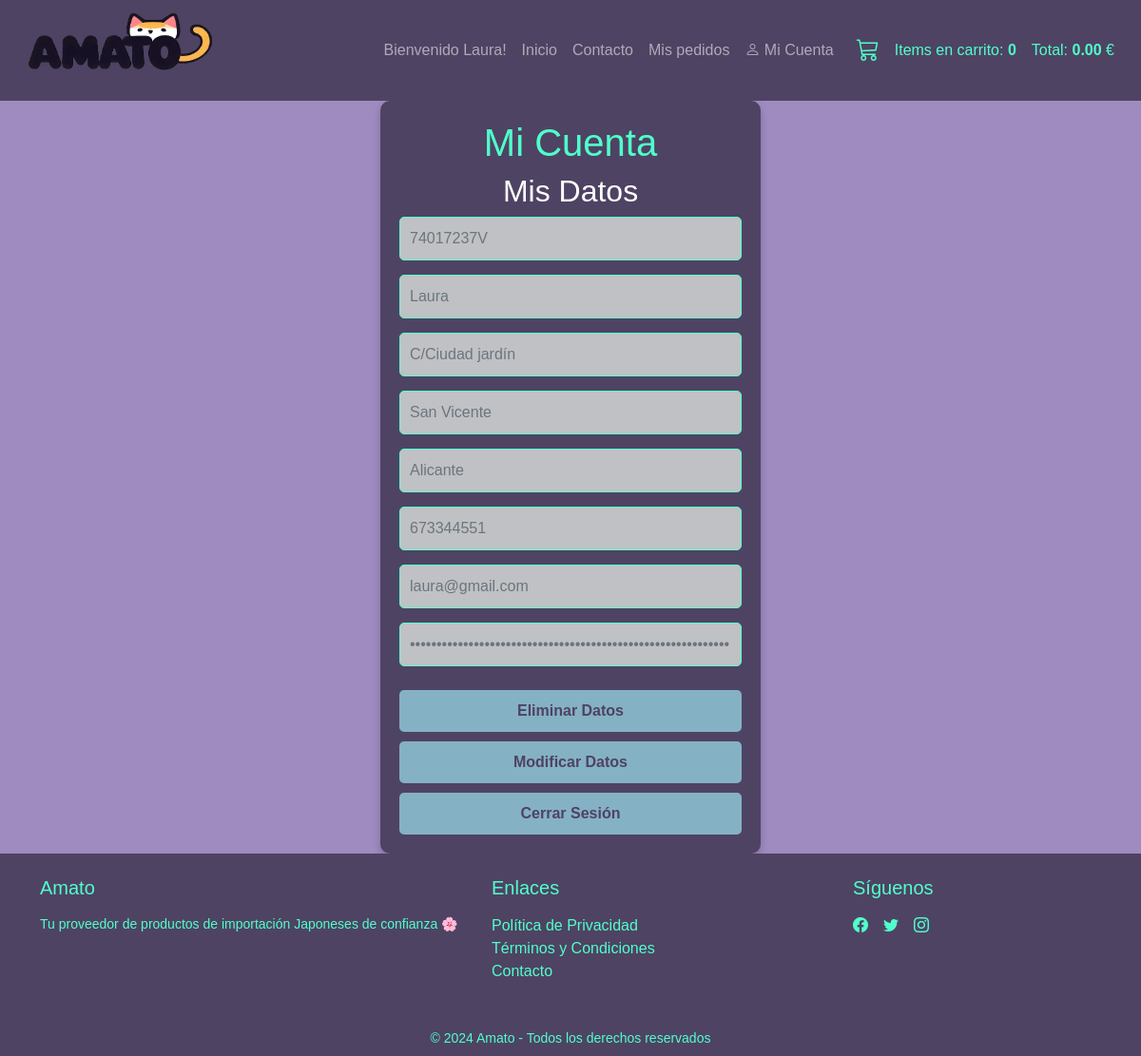
Page /user_session.php (signed in) on the committed database.
### tables this page shows
CREATE TABLE `usuarios` (
  `dni` varchar(9) NOT NULL,
  `nombre` varchar(30) NOT NULL,
  `direccion` varchar(50) NOT NULL,
  `localidad` varchar(30) NOT NULL,
  `provincia` varchar(30) NOT NULL,
  `telefono` varchar(9) NOT NULL,
  `email` varchar(30) NOT NULL,
  `password` varchar(75) NOT NULL,
  `admin` tinyint(1) DEFAULT 0,
  `editor` tinyint(1) DEFAULT 0
);

### user_class.php (called while the page is built, shortened)
<?php
class Usuario
{
    private $nombre;
    private $direccion;
    private $localidad;
    private $provincia;
    private $telefono;
    private $email;
    private $password;
    public function __construct($dni, $nombre, $direccion, $localidad, $provincia, $telefono, $email, $password, $admin, $editor)
    {
        $this->nombre = $nombre;
        $this->direccion = $direccion;
        $this->localidad = $localidad;
        $this->provincia = $provincia;
        $this->telefono = $telefono;
        $this->email = $email;
        $this->password = $password;
    }
    public function getNombre()
    {
        return $this->nombre;
    }
    public function getDireccion()
    {
        return $this->direccion;
    }
    public function getLocalidad()
    {
        return $this->localidad;
    }
    public function getProvincia()
    {
        return $this->provincia;
    }
    public function getTelefono()
    {
        return $this->telefono;
    }
    public function getEmail()
    {
        return $this->email;
    }
    public function getPassword()
    {
        return $this->password;
    }
    public static function obtenerUsuarioDNI($dni)
    {
        $conn = conectar_db();
        if ($conn) {
            try {
                $stmt = $conn->prepare("SELECT * FROM usuarios WHERE dni = :dni");
                $stmt->bindParam(":dni", $dni);
                $stmt->execute();
                if ($stmt->rowCount() > 0) {
                    $row = $stmt->fetch(PDO::FETCH_ASSOC);
                    return new Usuario(
                        $row["dni"],
                        $row["nombre"],
                        $row["direccion"],
                        $row["localidad"],
                        $row["provincia"],
                        $row["telefono"],
                        $row["email"],
                        $row["password"],
                        $row["admin"],
                        $row["editor"],
                    );
                } else {
                    return null;
                }
            } catch (PDOException $e) {
                echo "Error al buscar cliente: " . $e->getMessage();
            } finally {
                $conn = null;
            }
        }
        return null;
    }
}

### user_session.php (the view, shortened to what this page needs)
<?php
require_once("connect.php");
include("user_class.php");
if (isset($_SESSION["dni"]) && !empty($_SESSION["dni"])) {
    $dni = $_SESSION["dni"];
    if (is_string($dni) && $dni !== "") {
        $usuarioSesion = Usuario::obtenerUsuarioDNI($dni);
        if ($usuarioSesion) {
            $nombre = $usuarioSesion->getNombre();
            $direccion = $usuarioSesion->getDireccion();
            $localidad = $usuarioSesion->getLocalidad();
            $provincia = $usuarioSesion->getProvincia();
            $telefono = $usuarioSesion->getTelefono();
            $email = $usuarioSesion->getEmail();
            $password = $usuarioSesion->getPassword();
        } else {
            echo "Error: No se pudo obtener el usuario con el DNI proporcionado.";
            exit();
        }
    } else {
        echo "Error: El valor del DNI en la sesión no es válido.";
        exit();
    }
} else {
    echo "Error: No se encontró el DNI en la sesión.";
    exit();
}
?>
<!DOCTYPE html>
<html lang="es">
<head>
    <link href="https://cdn.jsdelivr.net/npm/bootstrap@5.3.2/dist/css/bootstrap.min.css" rel="stylesheet">
    <link rel="stylesheet" href="https://cdn.jsdelivr.net/npm/bootstrap-icons@1.11.2/font/bootstrap-icons.min.css">
    <link rel="stylesheet" href="stylesheetcart.css">
</head>
<body>
    <?php require('navbar.php'); ?>
    <div class="vh-center">
        <div id="contenedor">
            <div id="datosmostrados">
                <div class="titulo">
                    <h1>Mi Cuenta</h1>
                </div>
                <div class="titulo2">
                    <h2 style="color: white;">Mis Datos</h2>
                </div>
                <form method="POST" action="user_session.php">
                    <input type="text" name="dni" value="<?php echo $dni; ?>" placeholder="DNI" disabled>
                    <input type="text" name="nombre" value="<?php echo $nombre; ?>" placeholder="Nombre" disabled>
                    <input type="text" name="direccion" value="<?php echo $direccion; ?>" placeholder="Dirección" disabled>
                    <input type="text" name="localidad" value="<?php echo $localidad; ?>" placeholder="Localidad" disabled>
                    <input type="text" name="provincia" value="<?php echo $provincia; ?>" placeholder="Provincia" disabled>
                    <input type="text" name="telefono" value="<?php echo $telefono; ?>" placeholder="Teléfono" disabled>
                    <input type="text" name="email" value="<?php echo $email; ?>" placeholder="Email" disabled>
                    <input type="password" name="password" value="<?php echo $password; ?>" placeholder="Contraseña" disabled>
                </form>
            </div>
            <div id="login">
                <div class="footer">
                    <form action="delete_user.php" method="get">
                        <button type="submit" id="autoeliminado" class="btn">Eliminar Datos</button>
                    </form>
                    <form action="modify_user.php" method="get">
                        <button type="submit" id="automodificado" class="btn">Modificar Datos</button>
                    </form>
                    <form action="logout.php" method="get">
                        <button type="submit" id="logout" class="btn">Cerrar Sesión</button>
                    </form>
                </div>
            </div>
        </div>
    </div>
    <?php require('footer.php'); ?>
</body>
</html>

### stylesheetcart.css (style rules this page uses)
html, body { font-family: Arial, Helvetica, sans-serif; background-color: #9f8bc0 !important; margin: 0; padding: 0; display: flex; flex-direction: column; min-height: 100vh; }
.navbar, .footer { background-color: #4e4363; color: rgb(80, 255, 203); }
.vh-center { display: flex; justify-content: center; align-items: center; height: 100%; min-height: calc(100vh - 120px); }
#contenedor { max-width: 400px; width: 100%; padding: 20px; background-color: #4e4363; border-radius: 10px; box-shadow: 0 4px 8px rgba(0, 0, 0, 0.2); text-align: center; }
.titulo { color: rgb(80, 255, 203); }
#contenedor input[type="text"], #contenedor input[type="email"], #contenedor input[type="password"], #contenedor input[type="tel"], #contenedor input[type="number"] { width: 100%; padding: 10px; margin-bottom: 15px; border: 1px solid rgb(80, 255, 203); border-radius: 5px; background-color: white; color: #4e4363; box-sizing: border-box; }
#contenedor input::placeholder { color: #4e4363; }
#contenedor input[type="text"]:disabled, #contenedor input[type="password"]:disabled, #contenedor input[type="email"]:disabled { background-color: #bfc1c4; color: #6c757d; cursor: not-allowed; }
#contenedor button[type="submit"], #contenedor button[type="button"] { width: 100%; padding: 10px; background-color: #85b1c5; color: #4e4363; border: none; border-radius: 5px; font-size: 16px; font-weight: bold; cursor: pointer; transition: background-color 0.3s; margin-top: 10px; }

### rows in the picture
usuarios: dni "74017237V", nombre "Laura", direccion "C/Ciudad jardín", localidad "San Vicente", provincia "Alicante", telefono "673344551", email "laura@gmail.com"

### other values in the picture
$_SESSION['usuario']['nombre'] "Laura"
